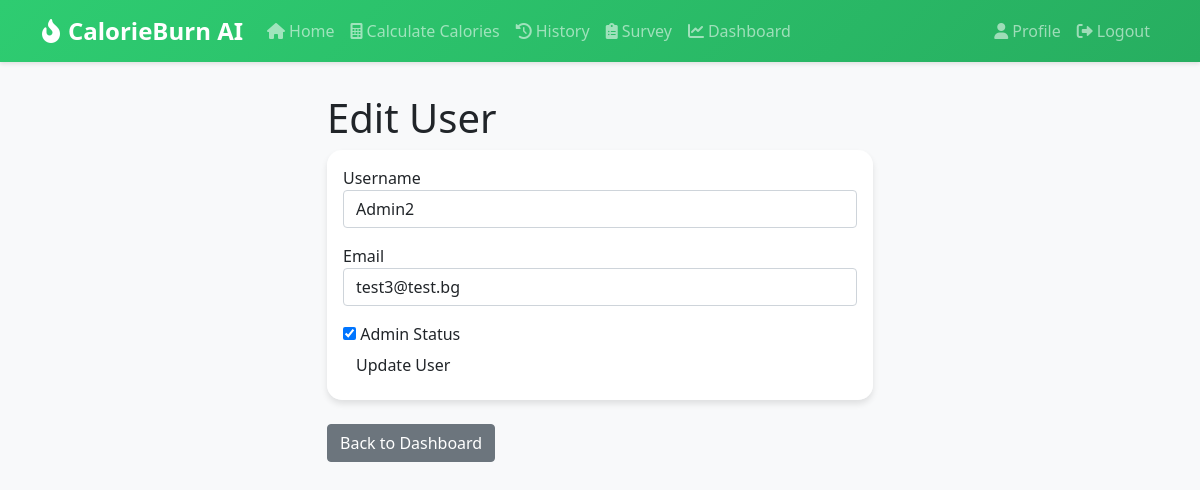
The page /admin/user/5 (signed in) on the database its author committed.
### app/models/user.py (models this page shows, shortened)
class User(UserMixin, db.Model):
    id = db.Column(db.Integer, primary_key=True)
    username = db.Column(db.String(64), unique=True, nullable=False)
    email = db.Column(db.String(120), unique=True, nullable=False)
    password_hash = db.Column(db.String(128))
    is_admin = db.Column(db.Boolean, default=False)
    created_at = db.Column(db.DateTime, default=datetime.utcnow)
    profile = db.relationship('UserProfile', backref='user', uselist=False, cascade="all, delete-orphan")
    predictions = db.relationship('Prediction', backref='user', lazy='dynamic', cascade="all, delete-orphan")
    surveys = db.relationship('Survey', backref='user', lazy='dynamic', cascade="all, delete-orphan")

### app/admin/routes.py (the view)
    def decorated_function(*args, **kwargs):
        if not current_user.is_authenticated or not current_user.is_admin:
            flash('You do not have permission to access this page.')
            return redirect(url_for('main.index'))
        return f(*args, **kwargs)

### app/admin/forms.py
class EditUserForm(FlaskForm):
    username = StringField('Username', validators=[DataRequired()])
    email = StringField('Email', validators=[DataRequired(), Email()])
    is_admin = BooleanField('Admin Status')
    submit = SubmitField('Update User')

### app/admin/routes.py (called while the page is built)
def admin_required(f):
    def decorated_function(*args, **kwargs):
        if not current_user.is_authenticated or not current_user.is_admin:
            flash('You do not have permission to access this page.')
            return redirect(url_for('main.index'))
        return f(*args, **kwargs)
    decorated_function.__name__ = f.__name__
    return decorated_function

@bp.route('/user/<int:id>', methods=['GET', 'POST'])
@login_required
@admin_required
def edit_user(id):
    user = User.query.get_or_404(id)
    form = EditUserForm()
    if form.validate_on_submit():
        user.username = form.username.data
        user.email = form.email.data
        user.is_admin = form.is_admin.data
        db.session.commit()
        flash('User has been updated.')
        return redirect(url_for('admin.dashboard'))
    elif request.method == 'GET':
        form.username.data = user.username
        form.email.data = user.email
        form.is_admin.data = user.is_admin
    return render_template('admin/edit_user.html', title='Edit User', form=form)

### app/models/user.py (called while the page is built)
@login_manager.user_loader
def load_user(id):
    return User.query.get(int(id))

### app/templates/admin/edit_user.html
{% extends "base.html" %}
{% import 'bootstrap/wtf.html' as wtf %}
{% block content %}
<div class="row">
    <div class="col-md-6 offset-md-3">
        <h1>Edit User</h1>
        <div class="card">
            <div class="card-body">
                {{ wtf.quick_form(form) }}
            </div>
        </div>
        <div class="mt-4">
            <a href="{{ url_for('admin.dashboard') }}" class="btn btn-secondary">Back to Dashboard</a>
        </div>
    </div>
</div>
{% endblock %}

### app/static/css/style.css (style rules this page uses)
body { background-color: #f8f9fa; }
.card { background-color: rgba(255, 255, 255, 0.95); box-shadow: 0 4px 8px rgba(0,0,0,.1); border: none; margin-bottom: 1rem; }
.btn { margin-right: 0.5rem; }
.form-group { margin-bottom: 1rem; }

### app/templates/base.html (style rules this page uses)
:root { --primary-color: #2ecc71; --secondary-color: #27ae60; --dark-color: #2c3e50; }
body { background-color: #f8f9fa; }
.card { border: none; border-radius: 15px; box-shadow: 0 4px 6px rgba(0,0,0,0.1); transition: transform 0.3s ease; }

### rows shown on the page
User: username "Admin2", email "test3@test.bg", is_admin "☑"
